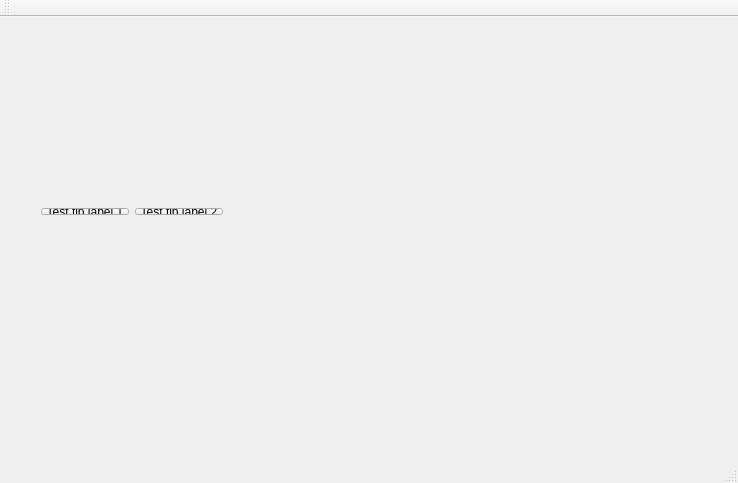
<?xml version="1.0" encoding="UTF-8"?>
<ui version="4.0">
 <class>MainWindow</class>
 <widget class="QMainWindow" name="MainWindow">
  <property name="geometry">
   <rect>
    <x>0</x>
    <y>0</y>
    <width>738</width>
    <height>483</height>
   </rect>
  </property>
  <property name="windowTitle">
   <string>MainWindow</string>
  </property>
  <widget class="QWidget" name="centralWidget">
   <widget class="QWidget" name="">
    <property name="geometry">
     <rect>
      <x>30</x>
      <y>180</y>
      <width>204</width>
      <height>29</height>
     </rect>
    </property>
    <layout class="QHBoxLayout" name="horizontalLayout">
     <item>
      <widget class="QPushButton" name="btn_test_tip_label_1">
       <property name="text">
        <string>Test tip label 1</string>
       </property>
      </widget>
     </item>
     <item>
      <widget class="QPushButton" name="btn_test_tip_label_2">
       <property name="text">
        <string>Test tip label 2</string>
       </property>
      </widget>
     </item>
    </layout>
   </widget>
  </widget>
  <widget class="QMenuBar" name="menuBar">
   <property name="geometry">
    <rect>
     <x>0</x>
     <y>0</y>
     <width>738</width>
     <height>27</height>
    </rect>
   </property>
  </widget>
  <widget class="QToolBar" name="mainToolBar">
   <attribute name="toolBarArea">
    <enum>TopToolBarArea</enum>
   </attribute>
   <attribute name="toolBarBreak">
    <bool>false</bool>
   </attribute>
  </widget>
  <widget class="QStatusBar" name="statusBar"/>
 </widget>
 <layoutdefault spacing="6" margin="11"/>
 <resources/>
 <connections/>
</ui>
